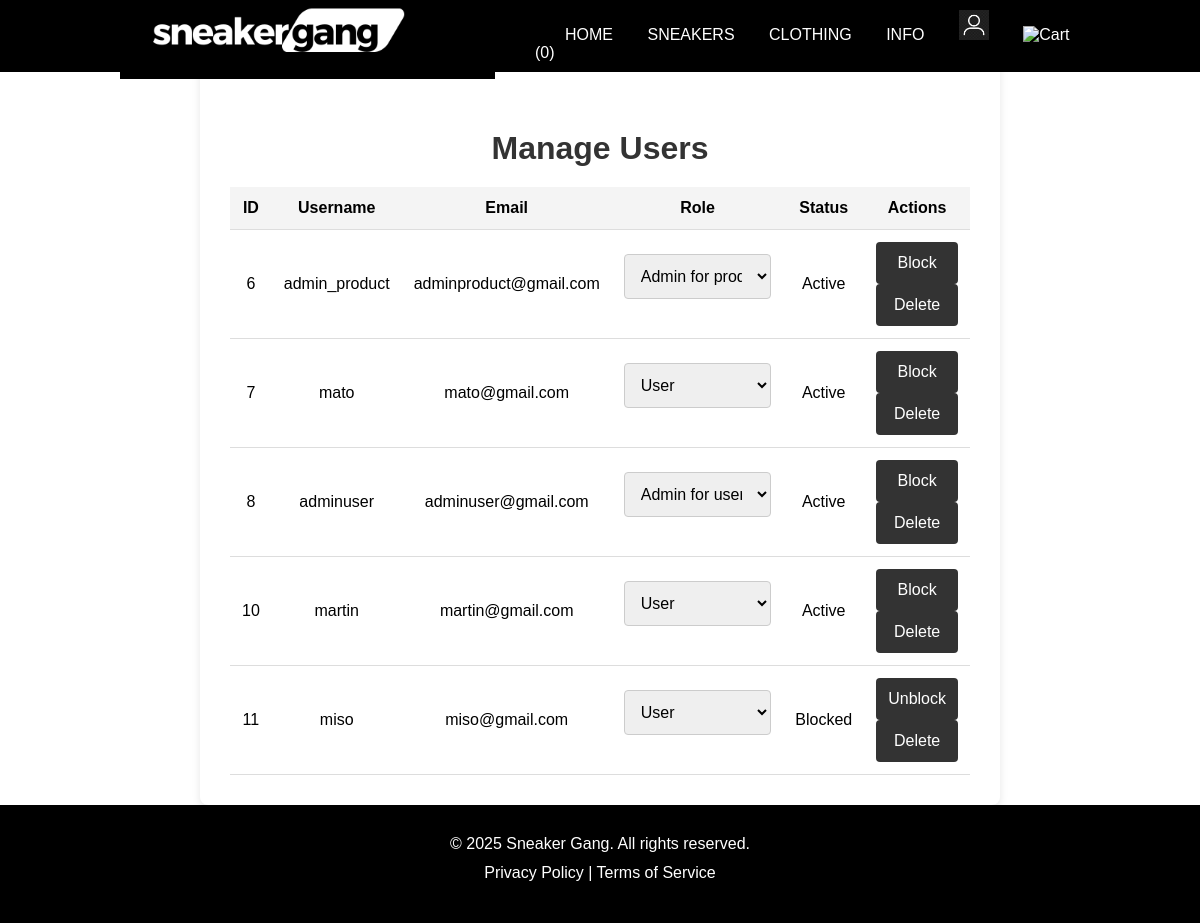
Page /rocnikovy_projekt/admin_for_users.php (signed in) on the committed database.
### tables this page shows
CREATE TABLE `users` (
  `Id` int(11) NOT NULL,
  `Username` varchar(200) DEFAULT NULL,
  `Email` varchar(200) DEFAULT NULL,
  `Age` int(11) DEFAULT NULL,
  `Password` varchar(200) DEFAULT NULL,
  `address` varchar(200) NOT NULL,
  `role` varchar(50) DEFAULT NULL,
  `status` varchar(50) NOT NULL DEFAULT 'active'
);

### rocnikovy_projekt/admin_for_users.php (the view, shortened to what this page needs)
<?php
include("db_connect.php");
$sql = "SELECT * FROM users";
$result = $conn->query($sql);
?>
<!DOCTYPE html>
<html lang="en">
<head>
    <link rel="stylesheet" href="css/style.css">
</head>
<body>
    <header class="container main-header">
        <div>
            <a href="index.php">
                <img src="img/SNEAKER2.png" height="90">
            </a>
        </div>
        <nav class="main-nav">
            <ul class="main-menu" id="main-menu">
                <li><a href="index.php">HOME</a></li>
                <li><a href="sneakers.php">SNEAKERS</a></li>
                <li><a href="clothing.php">CLOTHING</a></li>
                <li><a href="info.php">INFO</a></li>
                <li><a href="home.php">
                        <img src="icon.png" alt="Icon" width="30" height="30">
                    </a></li>
                <li><a href="cart.php">
                        <img src="shopping_cart.webp" alt="Cart" width="30" height="30">
                        (<span id="cart-count">0</span>)
                    </a></li>
            </ul>
        </nav>
    </header>
    <div class="formular">
        <h1>Manage Users</h1>
        <table class="cart-table">
            <thead>
                <tr>
                    <th>ID</th>
                    <th>Username</th>
                    <th>Email</th>
                    <th>Role</th>
                    <th>Status</th>
                    <th>Actions</th>
                </tr>
            </thead>
            <tbody>
                <?php while ($row = $result->fetch_assoc()) { ?>
                    <tr>
                        <td><?php echo $row['Id']; ?></td>
                        <td><?php echo $row['Username']; ?></td>
                        <td><?php echo $row['Email']; ?></td>
                        <td>
                            <form action="update_role.php" method="POST">
                                <select name="role" onchange="this.form.submit()">
                                    <option value="admin_for_users" <?php if ($row['role'] == 'admin_for_users') echo 'selected'; ?>>Admin for users</option>
                                    <option value="admin_for_products" <?php if ($row['role'] == 'admin_for_products') echo 'selected'; ?>>Admin for products</option>
                                    <option value="user" <?php if ($row['role'] == 'user') echo 'selected'; ?>>User</option>
                                </select>
                            </form>
                        </td>
                        <td>
                            <?php
                            if ($row['status'] == 'active') {
                                echo "<span>Active</span>";
                            } else {
                                echo "<span>Blocked</span>";
                            }
                            ?>
                        </td>
                        <td>
                            <?php if ($row['status'] == 'active') { ?>
                                <form action="block_user.php" method="POST">
                                    <button type="submit" class="block-btn">Block</button>
                                </form>
                            <?php } else { ?>
                                <form action="unblock_user.php" method="POST">
                                    <button type="submit" class="unblock-btn">Unblock</button>
                                </form>
                            <?php } ?>
                            <form action="delete_user.php" method="POST">
                                <button type="submit" class="delete-btn">Delete</button>
                            </form>
                        </td>
                    </tr>
                <?php } ?>
            </tbody>
        </table>
    </div>
    <footer>
        <p>&copy; <?php echo date('Y') ?> Sneaker Gang. All rights reserved.</p>
        <p><a href="/privacy">Privacy Policy</a> | <a href="/terms">Terms of Service</a></p>
    </footer>
</body>
</html>

### rocnikovy_projekt/css/style.css (style rules this page uses)
* { margin: 0px; box-sizing: border-box; }
body { font-family: Verdana, Geneva, Tahoma, sans-serif; }
h1 { font-size: 60px; }
p { font-size: 16px; }
h1, h2, h3, h4, h5, h6, p, a, li { margin-bottom: 0.7em; }
header { position: fixed; top: 0; left: 0; right: 0; height: 60px; display: flex; align-items: center; justify-content: space-between; background-color: black; z-index: 1; max-width: 100%; }
.main-menu li { display: inline; margin-left: 30px; }
.main-menu li a { text-decoration: none; color: white; }
.container { padding: 3% 10% 3% 10%; }
footer p a { text-decoration: none; color: white; }
.formular { max-width: 800px; margin: auto; background-color: #fff; padding: 30px; border-radius: 8px; box-shadow: 0 4px 8px rgba(0, 0, 0, 0.1); min-height: 90vh; }
.formular h1 { font-size: 2rem; margin-top: 100px; margin-bottom: 20px; text-align: center; color: #333; }
.formular form { display: flex; flex-direction: column; }
.formular input, .formular select { margin-bottom: 15px; padding: 12px; font-size: 1rem; border: 1px solid #ccc; border-radius: 4px; width: 100%; }
.formular button { background-color: #333; color: white; border: none; padding: 12px; font-size: 1rem; border-radius: 4px; cursor: pointer; transition: background-color 0.3s; width: 100%; }
footer { background-color: #000000; color: #fff; padding: 30px; text-align: center; flex-wrap: wrap; margin: 0 auto; }
.cart-table { width: 100%; border-collapse: collapse; margin-top: 20px; }
.cart-table th, .cart-table td { padding: 12px; border-bottom: 1px solid #ddd; text-align: center; }
.cart-table th { background: #f4f4f4; font-weight: bold; }
.delete-btn { padding: 8px 12px; background: #dc3545; color: white; border: none; cursor: pointer; border-radius: 4px; transition: background 0.3s ease; }

### rows in the picture
users: Id "6", Username "admin_product", Email "adminproduct@gmail.com", role "Admin for products", status "Active"
users: Id "7", Username "mato", Email "mato@gmail.com", role "User", status "Active"
users: Id "8", Username "adminuser", Email "adminuser@gmail.com", role "Admin for users", status "Active"
users: Id "10", Username "martin", Email "martin@gmail.com", role "User", status "Active"
users: Id "11", Username "miso", Email "miso@gmail.com", role "User", status "Blocked"
